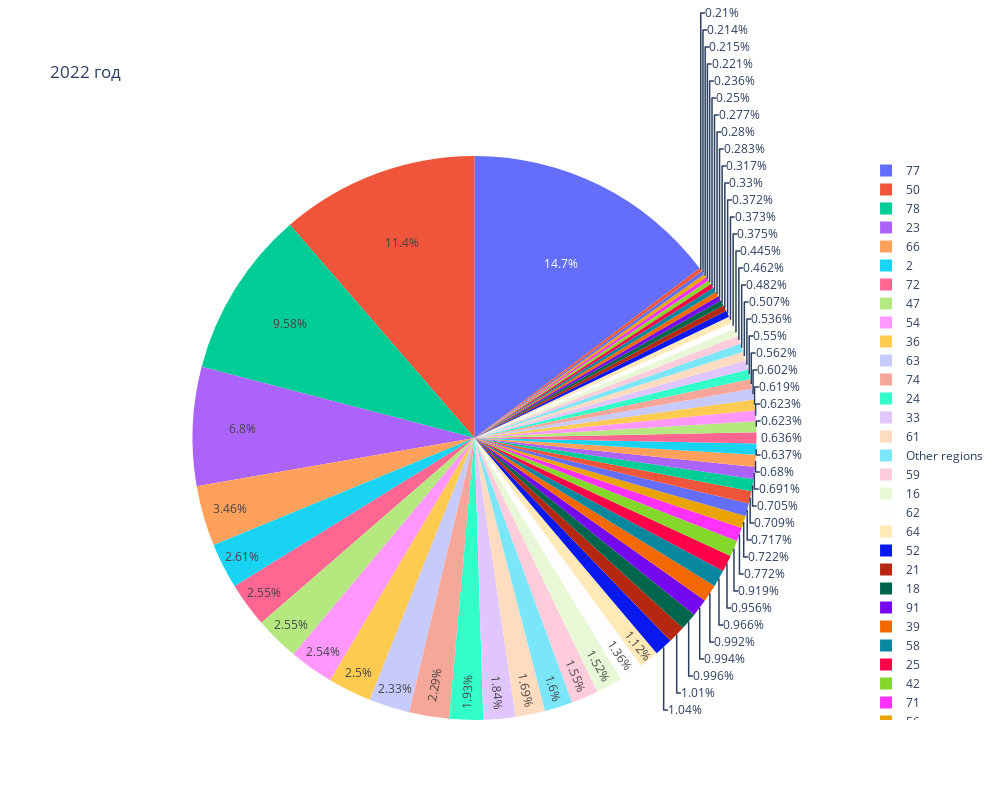

The notebook cell saved with this chart:
### Code cell
# На вход подаем год, за который нужен график
region_square(2022)

### Figure 1 — Plotly figure (JSON) as saved in the notebook; plotly's stock layout.template omitted (floating-point values rounded to 4 significant figures)
{"data": [{"domain": {"x": [0, 1], "y": [0, 1]}, "hovertemplate": "region=%{label}<br>all_square=%{value}<extra></extra>", "labels": ["72", "26", "52", "47", "77", "23", "54", "71", "Other regions", "57", "63", "55", "39", "78", "18", "66", "Other regions", "Other regions", "60", "50", "86", "45", "33", "62", "35", "36", "89", "91", "21", "48", "22", "30", "64", "24", "37", "20", "15", "31", "14", "16", "69", "58", "74", "27", "61", "42", "40", "Other regions", "43", "59", "29", "32", "3", "2", "25", "38", "76", "34", "46", "73", "Other regions", "Other regions", "Other regions", "Other regions", "12", "Other regions", "Other regions", "56", "Other regions", "Other regions", "13", "Other regions", "5", "7", "Other regions"], "legendgroup": "", "name": "", "showlegend": true, "type": "pie", "values": [484400.0, 120500.0, 197100.0, 483700.0, 2791000.0, 1289000.0, 481234, 146500.0, 24250.0, 133700.0, 442700.0, 39900.0, 188100.0, 1817000.0, 189000.0, 656600.0, 27260.0, 24470.0, 53100.0, 2154000.0, 129000.0, 106700.0, 348900.0, 258200.0, 70750.0, 473400.0, 71070.0, 188600.0, 191200.0, 87640.0, 118200.0, 131100.0, 212600.0, 365400.0, 52460.0, 70560.0, 84460.0, 44800.0, 91370.0, 288700.0, 60160.0, 183200.0, 434300.0, 104400.0, 320900.0, 174200.0, 135900.0, 28430.0, 53590.0, 293300.0, 117400.0, 134400.0, 118200.0, 495600.0, 181300.0, 120900.0, 96110.0, 101700.0, 62520.0, 114200.0, 19360.0, 25770.0, 34570.0, 17350.0, 47500.0, 20800.0, 33700.0, 137000.0, 20010.0, 12570.0, 42010.0, 12690.0, 40840.0, 40510.0, 3171.0]}], "layout": {"height": 800, "legend": {"tracegroupgap": 0}, "title": {"text": "2022 год"}, "width": 1000}}
